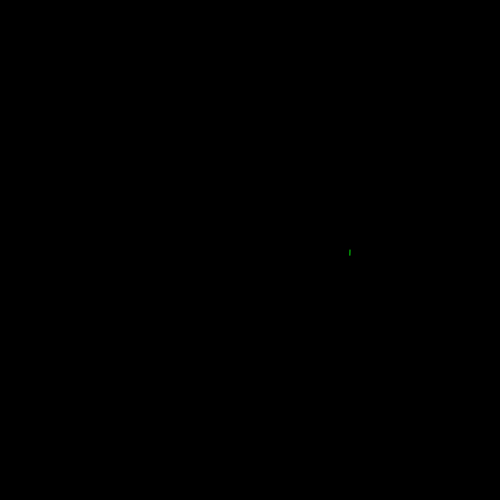
Frame 1 (no input)
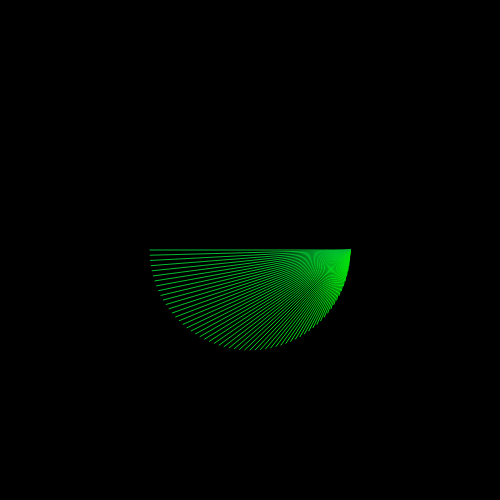
Frame 60 (no input)
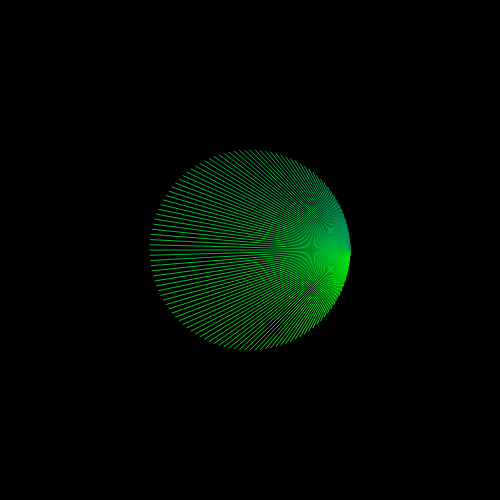
Frame 120 (the mouse pressed at the canvas centre since frame 60)

The p5.js sketch that drew these frames (run headless with seeded random() and noise() and a simulated clock; from frame 60 on, the mouse is pressed at the canvas centre):

// p5.js sketch
// ── sketch.js
function setup() {
  createCanvas(500,500);
  angleMode(DEGREES);
  background(0);
  frameRate(30);
}

function draw() {
  
  noFill();
  stroke(255,0,0);
  translate(width/2, height/2);
  //rotate(frameCount*9);
  stroke(lerpColor(color('#02e506'), color('#0214e5'), frameCount/300));
  line(100,0,cos(frameCount*3)*100,sin(frameCount*3)*100);
  
}
